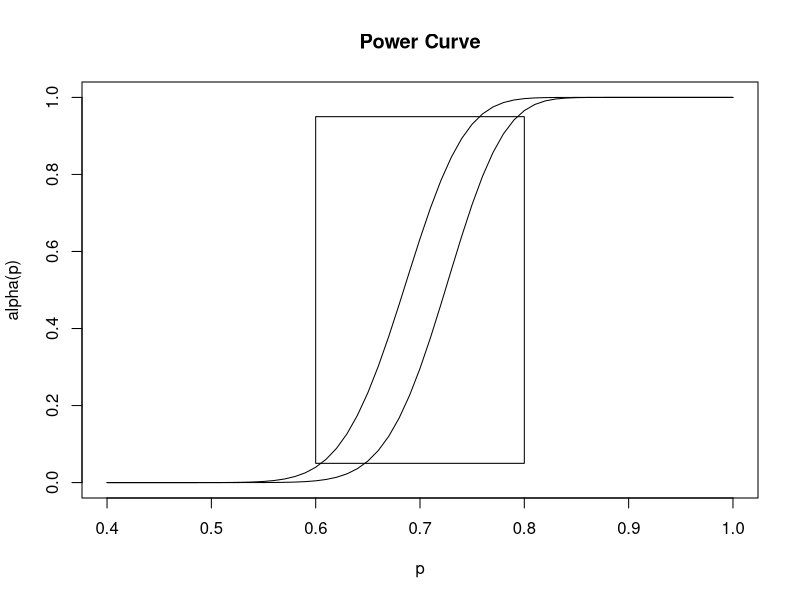

Write the R code that produced this figure.
## ---- chunk 1
# Reproduce of the power curve

prob <- seq(0.4,1,0.01)
df <- data.frame(prob, p_bin=1-pbinom(68, size=100, prob=prob))
df1 <- data.frame(prob, p_bin=1-pbinom(72, size=100, prob=prob))

plot(df$prob, df$p_bin, type="l", xlab = "p", ylab = "alpha(p)", main = "Power Curve")
lines(df1$prob, df1$p_bin)
lines(0.6+c(0,0.2,0.2,0,0),0.05+c(0,0,0.9,0.9,0))
## ---- chunk 2
# Use pwr function

library(pwr)
pwr.p.test(h = ES.h(p1 = 0.8, p2 = 0.6),
           sig.level = 0.05,
           power = 0.95,
           alternative = "greater")
